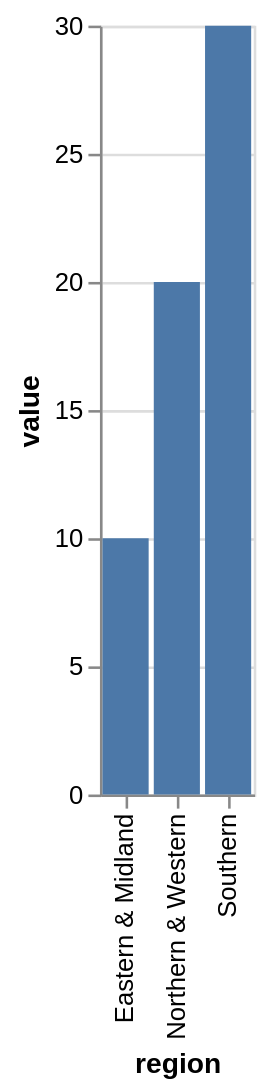

Write the Vega-Lite specification saved for this chart.
### Vega-Lite specification from a JSON file in a GitHub repository (floating-point values rounded to 4 significant figures)
{"$schema": "https://vega.github.io/schema/vega-lite/v5.json", "data": {"values": [{"region": "Eastern & Midland", "value": 10}, {"region": "Northern & Western", "value": 20}, {"region": "Southern", "value": 30}]}, "mark": "bar", "encoding": {"x": {"field": "region", "type": "nominal"}, "y": {"field": "value", "type": "quantitative"}}}
